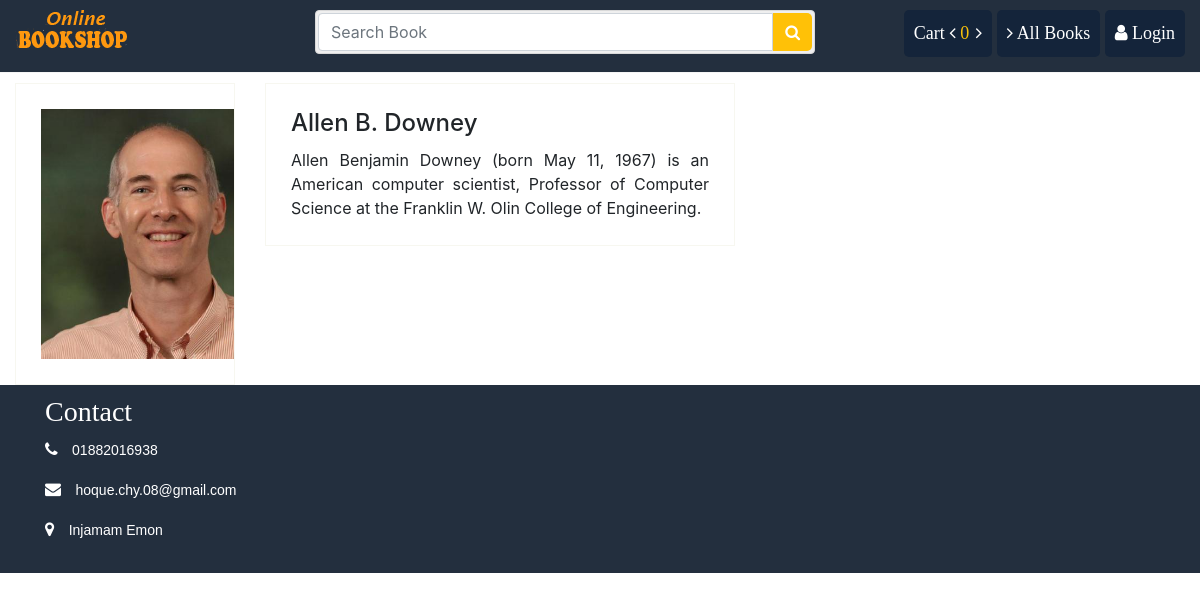
Screenshot of /writer/6 with the database file from the repository.
### store/models.py (models this page shows, shortened)
class Writer(models.Model):
    name = models.CharField(max_length=100)
    slug = models.SlugField(max_length=150, unique=True, db_index=True)
    bio = models.TextField()
    pic = models.FileField(upload_to="writer/")
    create_at = models.DateTimeField(auto_now_add=True)
    updated_at = models.DateTimeField(auto_now_add=True)

### store/views.py (the view)
# urls.py: path('writer/<int:id>', views.get_writer, name="writer"),
def get_writer(request, id):
    wrt = get_object_or_404(Writer, id=id)
    book = Book.objects.filter(writer_id=wrt.id)
    context = {
        "wrt": wrt,
        "book": book
    }
    return render(request, "store/writer.html", context)

### cart/cart.py (called while the page is built)
    def __len__(self):
        return sum(item['quantity'] for item in self.cart.values())

### store/context_processors.py (called while the page is built)
def sidebar(request):
    categories = Category.objects.all()
    context = {
        "cat": categories
    }
    return context

def cart(request):
    cart = Cart(request)
    context = {
        "cart": cart
    }
    return context

### store/templates/store/writer.html (shortened to what this page needs)
{% extends 'store/base.html' %}
{% load static %}
{% load crispy_forms_tags %}
{% load customfunction %}
{% block container %}
			<div class="row">
				<div class="col-sm-12">
					<div class="row">
						<div class="col-sm-3">
							<div class="grid-item">
								<div class="view-details" style="cursor:pointer">
									<img id="writer_image" class="lookInsideImg" src="{{ wrt.pic.url }}" alt="">
								</div>
							</div>
						</div>
						<div class="col-sm-6">
							<div class="product-information">
								<h4 class="bookName">{{ wrt.name }}</h4>
								<article class="biography text-justify" style="margin-top:10px;">
									{{ wrt.bio }}
								</article>
							</div>
						</div>
					</div>
				</div>
					</div>
{% endblock %}

### store/static/css/style.css (style rules this page uses)
.view-details { position: relative; border: 1px solid #F7F7F0; padding:25px; overflow: hidden; margin-top: 10px; }
.view-details img { max-height: 250px; transition: all 0.3s ease-in-out; }
.product-information, .pricebox { border: 1px solid #F7F7F0; padding:25px; margin-top: 10px; }

### rows the page displays
Writer: pic (picture), name "Allen B. Downey", bio "Allen Benjamin Downey (born May 11, 1967) is an American computer scientist, Professor of Computer Science at the Franklin W. Olin College of Engineering."

### other values shown
{{ cart|length }} "0"
